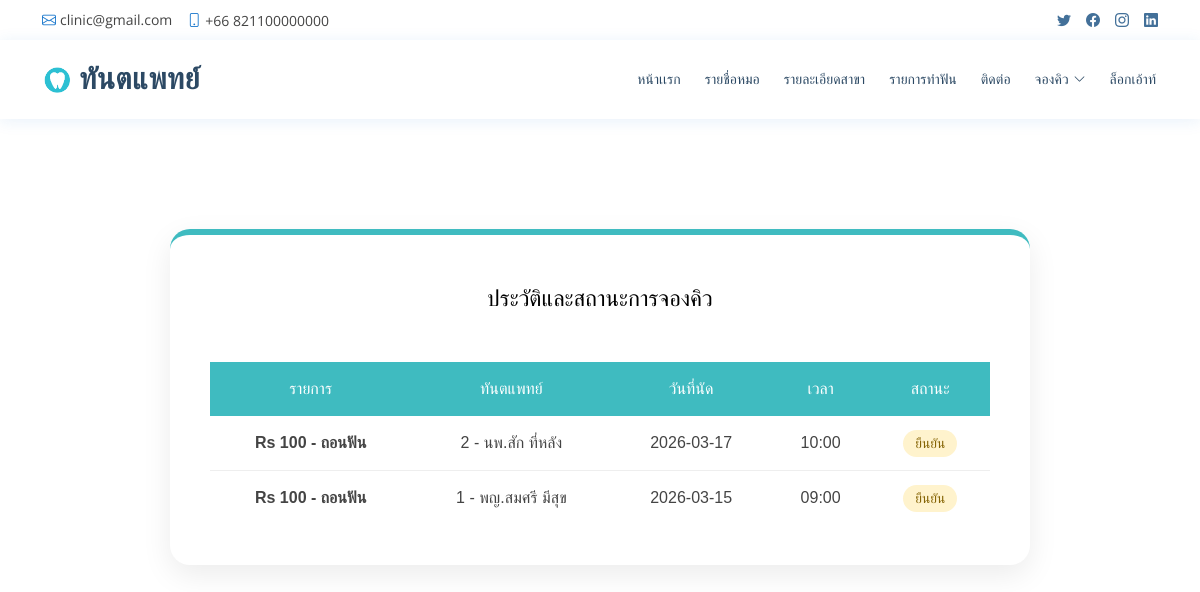
/viewappointment.php (signed in), run on the app's committed database.
### tables this page shows
CREATE TABLE `appointement` (
  `ser` tinyint(4) NOT NULL COMMENT 'ID ที่ถูกสร้างโดย\r\nอัตโนมัติ',
  `userid` varchar(10) NOT NULL COMMENT 'ID ผู้จอง',
  `username` varchar(50) NOT NULL COMMENT 'ชื่อผู้จอง',
  `code` varchar(30) NOT NULL COMMENT 'หมายเลขทันตกรรม',
  `dentist` varchar(25) NOT NULL COMMENT 'ชื่อทันตแพทย์',
  `regdate` varchar(20) NOT NULL COMMENT 'วันที่จอง',
  `regtime` varchar(5) NOT NULL COMMENT 'เวลาจอง',
  `status` varchar(15) NOT NULL COMMENT 'สถานะการจอง'
);

### viewappointment.php (called while the page is built, shortened)
<?php
include 'header.php';
include 'navbar.php';
include 'viewappointment_details.php';
?>

### viewappointment_details.php (the view, shortened to what this page needs)
<?php
try {
    $q = "SELECT code, dentist, regdate, regtime, status
          FROM appointement
          WHERE userid = :userid
          ORDER BY regdate DESC, regtime DESC";
    $stmt = $dbcon->prepare($q);
    $stmt->execute([':userid' => $_SESSION['userid']]);
    $results = $stmt->fetchAll(PDO::FETCH_ASSOC);
} catch (PDOException $e) {
    $error_message = "เกิดข้อผิดพลาดในการดึงข้อมูล: " . $e->getMessage();
}
?>
<body>
    <div class="appointment-page">
        <div class="header-logo">
            <p class="logotext">ทันตแพทย์</p>
        </div>
        <div class="history-container">
            <div class="booking-card">
                <div class="logo-header">
                    <h2>ประวัติและสถานะการจองคิว</h2>
                </div>
                <?php if (isset($error_message)): ?>
                    <div style="color: #dc3545; text-align: center; padding: 20px;">
                        <?php echo $error_message; ?>
                    </div>
                <?php elseif (count($results) > 0): ?>
                    <div style="overflow-x: auto;">
                        <table class="history-table">
                            <thead>
                                <tr>
                                    <th>รายการ</th>
                                    <th>ทันตแพทย์</th>
                                    <th>วันที่นัด</th>
                                    <th>เวลา</th>
                                    <th>สถานะ</th>
                                </tr>
                            </thead>
                            <tbody>
                                <?php foreach ($results as $row): ?>
                                <tr>
                                    <td><strong><?php echo htmlspecialchars($row['code']); ?></strong></td>
                                    <td><?php echo htmlspecialchars($row['dentist']); ?></td>
                                    <td><?php echo htmlspecialchars($row['regdate']); ?></td>
                                    <td><?php echo htmlspecialchars($row['regtime']); ?></td>
                                    <td>
                                        <?php
                                            $status_class = ($row['status'] == 'ยืนยันแล้ว') ? 'status-confirmed' : 'status-pending';
                                            $status_text = $row['status'] ?? 'รอการยืนยัน';
                                        ?>
                                        <span class="status-badge <?php echo $status_class; ?>">
                                            <?php echo htmlspecialchars($status_text); ?>
                                        </span>
                                    </td>
                                </tr>
                                <?php endforeach; ?>
                            </tbody>
                        </table>
                    </div>
                <?php endif; ?>
            </div>
        </div>
    </div>
</body>
</html>

### assets/css/style.css (style rules this page uses)
body { font-family: "Open Sans", sans-serif; color: #444444; }
h1, h2, h3, h4, h5, h6 { font-family: "Raleway", sans-serif; }

### assets/css/login.css (style rules this page uses)
.logotext { margin: 0; font-weight: bold; font-family: 'Prompt', sans-serif; font-size: 1.2rem; }

### assets/css/appointement.css (style rules this page uses)
.appointment-page { --clinic-primary: #3fbbc0; --clinic-bg: #f4f7f6; --clinic-white: #ffffff; font-family: 'Prompt', sans-serif; }
.appointment-page .booking-card { background: var(--clinic-white); padding: 40px; border-radius: 20px; box-shadow: 0 10px 30px rgba(0, 0, 0, 0.08); border-top: 6px solid var(--clinic-primary); }
.appointment-page .logo-header { text-align: center; margin-bottom: 30px; }
.appointment-page .logo-header h2 { color: black; font-size: 1.4rem; margin: 10px 0 0 0; }
.appointment-page .history-table { width: 100%; border-collapse: separate; border-spacing: 0; margin-top: 20px; }
.appointment-page .history-table th { background-color: var(--clinic-primary); color: white; padding: 15px; font-weight: 500; text-align: center; }
.appointment-page .history-table td { padding: 15px; text-align: center; border-bottom: 1px solid #eee; color: #444; }
.appointment-page .history-table tr:last-child td { border-bottom: none; }
.appointment-page .status-badge { padding: 6px 12px; border-radius: 20px; font-size: 0.85rem; font-weight: 500; }
.appointment-page .status-pending { background: #fff3cd; color: #856404; }
.appointment-page .history-container { max-width: 900px; margin: 40px auto; padding: 120px 20px 40px 20px; }

### data on the page
appointement: code "Rs 100 - ถอนฟัน", dentist "2 - นพ.สัก ที่หลัง", regdate "2026-03-17", regtime "10:00", status "ยืนยัน"
appointement: code "Rs 100 - ถอนฟัน", dentist "1 - พญ.สมศรี มีสุข", regdate "2026-03-15", regtime "09:00", status "ยืนยัน"
